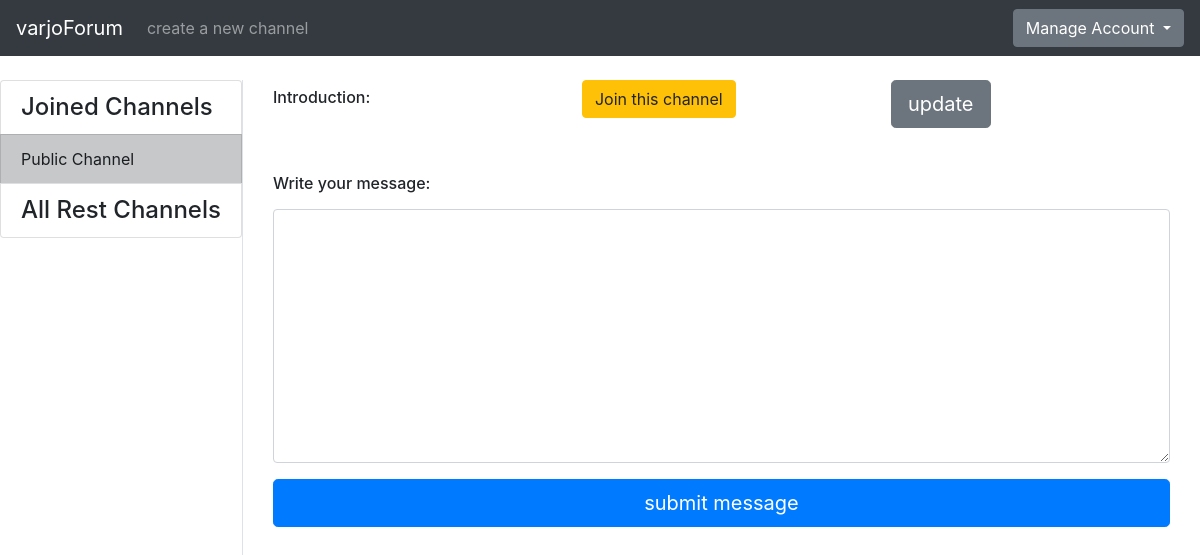
The app's page /channels/2/ (signed in), older data.
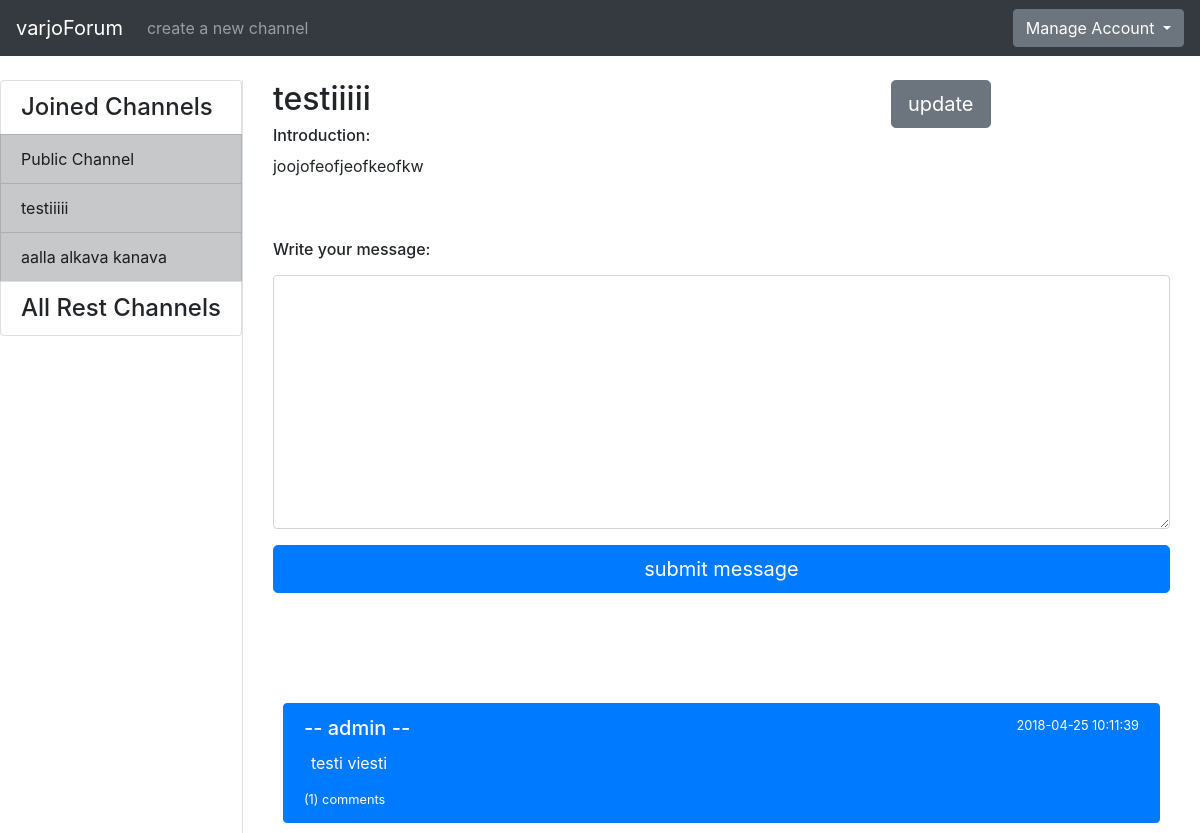
The same page, newer data.
### application/channels/models.py (models this page shows, shortened)
class Channel(Base):
    name = db.Column(db.String(144), nullable=False)
    introduction = db.Column(db.Text, nullable=False)
    messages = db.relationship("Message", backref='Channel', lazy=True)
    accounts = db.relationship('Account', secondary=accounts, lazy='subquery',
        backref=db.backref('channels', lazy=True))
    @staticmethod
    def get_my_channels(account_id):
        stmt = text("SELECT Channel.id, Channel.name"
                    " FROM Channel, Account, Accounts"
                    " WHERE Channel.id = Accounts.channel_id"
                    " AND Account.id = Accounts.account_id"
                    " AND Account.id = :account_id").params(account_id=account_id)
        res = db.engine.execute(stmt)
        response = []
        for row in res:
            response.append({"channel_id":row[0], "channel_name":row[1]})
        return response
    @staticmethod
    def get_channels_where_not_in(account_id):
        stmt = text("SELECT channel.id, channel.name"
                    " FROM Channel"
                    " WHERE Channel.id NOT IN ("
                        " SELECT Channel.id"
                            " FROM Channel, Account, Accounts"
                            " WHERE Channel.id = Accounts.channel_id"
                            " AND Account.id = Accounts.account_id"
                            " AND Account.id = :account_id"
                    " )").params(account_id=account_id)
        res = db.engine.execute(stmt)
        response = []
        for row in res:
            response.append({"id":row[0], "name":row[1]})
        return response
    @staticmethod
    def is_joined(channel_id, account_id):
        stmt = text("SELECT Channel.id"
                    " FROM Channel, Account, Accounts"
                    " WHERE Channel.id = :channel_id"
                    " AND Channel.id = Accounts.channel_id"
                    " AND Account.id = :account_id"
                    " AND Account.id = Accounts.account_id").params(channel_id=channel_id, account_id=account_id)
        res = db.engine.execute(stmt)
        response = False
        for row in res:
            if row[0] == int(channel_id):
                response = True
        return response

### application/messages/models.py (models this page shows, shortened)
class Message(Base):
  body = db.Column(db.Text, nullable=False)
  writer = db.Column(db.String(144), nullable=False)
  account_id = db.Column(db.Integer, db.ForeignKey('account.id'), nullable=False)
  channel_id = db.Column(db.Integer, db.ForeignKey('channel.id'), nullable=False)
  comments = db.relationship("Comment", backref='message', lazy=True)
  @staticmethod
  def count_how_many_comments(channel_id):
    stmt = text("SELECT Channel.id, Message.id, Channel.name, Message.body, COUNT(Comment.id), Message.writer, Message.date_created"
                    " FROM Channel, Message"
                    " LEFT JOIN Comment ON Message.id = Comment.message_id"
                    " WHERE Channel.id = Message.channel_id"
                        " and Channel.id = :channel_id"
                    " GROUP BY Channel.id, Message.id").params(channel_id=channel_id)
    res = db.engine.execute(stmt)
    response = []
    for row in res:
        response.append({"channel_id":row[0], "message_id":row[1], "channel_name":row[2], "body":row[3], "comment_count":row[4], "writer":row[5], "date":row[6], })
    return response

### application/channels/views.py (the view)
@app.route("/channels/<channel_id>/", methods=["GET"])
@login_required
def one_channel_index(channel_id):
    if channel_id == "1":
        return redirect(url_for("index"))
    return render_template("channels/channel.html", messageform = MessageForm(), channel = Channel.query.get(channel_id),
        que = Message.count_how_many_comments(channel_id), my_channels=Channel.get_my_channels(current_user.id),
        all_channels=Channel.get_channels_where_not_in(current_user.id), allready_join = Channel.is_joined(channel_id, current_user.id))

### application/messages/forms.py
class MessageForm(FlaskForm):
  body = TextAreaField("Write your message: ", [validators.length(min=2)])
  class Meta:
    csrf = False

### application/__init__.py (called while the page is built)
@login_manager.user_loader
def load_user(account_id):
  return Account.query.get(account_id)

### application/templates/channels/channel.html (shortened to what this page needs)
{% extends "layout.html" %}
{% block body %}
<div class="container">
  <div class="row">
    <div class="col">
      <h2>{{ channel.name }}</h2>
      <h6>Introduction:</h6>
      <p>{{ channel.introduction }}</p>
    </div>
    <div class="col">
      {% if allready_join == False %}
      <form method="POST" action="{{ url_for('channels_join', channel_id=channel.id) }}">
        <button type="submit" class="btn btn-warning">Join this channel</button>
      </form>
      {% endif %}
    </div>
    <div class="col">
      {% if current_user.admin == True %}
        <a href="{{ url_for('channel_change', channel_id=channel.id) }}" >
          <button type="button" class="btn btn-secondary btn-lg" >update</button>
        </a>
      {% endif %}
    </div>
  </div>
  <div class="row">
  </div>
  <div class="row">
    {% if allready_join == True or current_user.admin == True %}
    <div class="col">
      {% if current_user.is_authenticated %}
        <form method="POST" action="{{ url_for('messages_create', channel_id=channel.id) }}" name="messageform" style="padding-bottom: 100px; padding-top: 30px">
          <div class="form-group">
            <h6>{{ messageform.body.label }}</h6>
            {{ messageform.body(class="form-control", rows=10) }}
          </div>
          <button type="submit" class="btn btn-primary btn-lg btn-block" >submit message</button>
        </form>
      {% endif %}
      {% for message in que %}
        <div class="list-group" style="padding: 10px">
          <a href="{{ url_for('message_index', channel_id=channel.id, message_id=message.message_id) }}" class="list-group-item list-group-item-action flex-column align-items-start active">
            <div class="d-flex w-100 justify-content-between">
              <h5 class="mb-1">-- {{ message.writer }} --</h5>
              <small>{{ message.date }}</small>
            </div>
            <p class="mb-1" style="padding: 7px">{{ message.body }}</p>
            <small>({{ message.comment_count }}) comments</small>
          </a>
        </div>
      {% endfor %}
    </div>
    {% endif %}
  </div>
</div>
{% endblock %}

### application/templates/layout.html (shortened to what this page needs)
<!DOCTYPE html>
  <html>
    <head>
      <link rel="stylesheet" href="https://maxcdn.bootstrapcdn.com/bootstrap/4.0.0/css/bootstrap.min.css">
    </head>
    <body>
      <nav class="navbar navbar-expand-md navbar-dark bg-dark mb-4">
        <a class="navbar-brand" href="{{ url_for('index') }}">varjoForum</a>
        <div class="collapse navbar-collapse" id="navbarCollapse">
          <ul class="navbar-nav mr-auto">
            {% if current_user.is_authenticated %}
            <li class="nav-item">
              <a class="nav-link" href="{{ url_for('channel_form') }}">create a new channel</a>
            </li>
            {% endif %}
          </ul>
            <div class="btn-group">
              <button type="button" class="btn btn-secondary dropdown-toggle" data-toggle="dropdown" aria-haspopup="true" aria-expanded="false">
                {% if current_user.is_authenticated %}
                  Manage Account
                {% else %}
                  Login
                {% endif %}
              </button>
            </div>
        </div>
      </nav>
      <div class="container-fluid" >
        <div class="row">
            <div class="border-right">
              <div class="col-sx" >
                <div style="float: left">
                  <div class="list-group">
                  {% if current_user.is_authenticated %}
                    {% if my_channels %}
                    <h4 class="list-group-item">Joined Channels</h4>
                    {% endif %}
                    {% for my_channel in my_channels %}
                        <a href="{{ url_for('one_channel_index', channel_id=my_channel.channel_id) }}" class="list-group-item list-group-item-action list-group-item-dark">
                        {{ my_channel.channel_name }}
                        </a>
                    {% endfor %}
                    <h4 class="list-group-item">All Rest Channels</h4>
                {% else %}
                {% if all_channels %}
                <h4 class="list-group-item">All Channels</h4>
                {% endif %}
                {% endif %}
              </div>
              </div>
              </div>
          </div>
          <div class="col">
            {% block body %}{% endblock %}
          </div>
        </div>
    </body>
  </html>

Row changes from the older to the newer data that the page shows:
added Channel: channel_name "testiiiii", name "testiiiii", introduction "joojofeofjeofkeofkw"
added Channel: channel_name "aalla alkava kanava"
added Message: writer "admin", date "2018-04-25 10:11:39", body "testi viesti", comment_count "1"
Text that changed along with them:
text no longer shown: "Join this channel"
